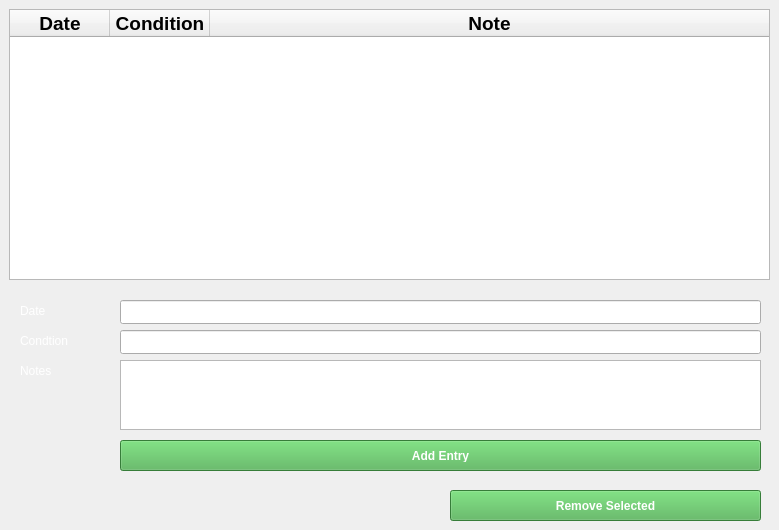
      <widget class="QWidget" name="tab_2">
       <attribute name="title">
        <string>Medical History</string>
       </attribute>
       <widget class="QTableWidget" name="tableWidgetHistory">
        <property name="geometry">
         <rect>
          <x>9</x>
          <y>9</y>
          <width>761</width>
          <height>271</height>
         </rect>
        </property>
        <property name="font">
         <font>
          <family>Segoe UI</family>
          <pointsize>10</pointsize>
          <bold>true</bold>
         </font>
        </property>
        <property name="autoFillBackground">
         <bool>false</bool>
        </property>
        <property name="styleSheet">
         <string notr="true">QTableWidget{
color:white;}</string>
        </property>
        <property name="editTriggers">
         <set>QAbstractItemView::EditTrigger::AnyKeyPressed|QAbstractItemView::EditTrigger::DoubleClicked|QAbstractItemView::EditTrigger::EditKeyPressed</set>
        </property>
        <property name="dragDropMode">
         <enum>QAbstractItemView::DragDropMode::NoDragDrop</enum>
        </property>
        <property name="selectionMode">
         <enum>QAbstractItemView::SelectionMode::SingleSelection</enum>
        </property>
        <property name="selectionBehavior">
         <enum>QAbstractItemView::SelectionBehavior::SelectRows</enum>
        </property>
        <property name="sortingEnabled">
         <bool>false</bool>
        </property>
        <property name="columnCount">
         <number>3</number>
        </property>
        <attribute name="horizontalHeaderCascadingSectionResizes">
         <bool>false</bool>
        </attribute>
        <attribute name="horizontalHeaderMinimumSectionSize">
         <number>30</number>
        </attribute>
        <attribute name="horizontalHeaderShowSortIndicator" stdset="0">
         <bool>false</bool>
        </attribute>
        <attribute name="horizontalHeaderStretchLastSection">
         <bool>true</bool>
        </attribute>
        <attribute name="verticalHeaderVisible">
         <bool>true</bool>
        </attribute>
        <attribute name="verticalHeaderCascadingSectionResizes">
         <bool>false</bool>
        </attribute>
        <attribute name="verticalHeaderShowSortIndicator" stdset="0">
         <bool>false</bool>
        </attribute>
        <attribute name="verticalHeaderStretchLastSection">
         <bool>false</bool>
        </attribute>
        <column>
         <property name="text">
          <string>Date</string>
         </property>
         <property name="font">
          <font>
           <family>Arial</family>
           <pointsize>14</pointsize>
           <bold>true</bold>
          </font>
         </property>
        </column>
        <column>
         <property name="text">
          <string>Condition</string>
         </property>
         <property name="font">
          <font>
           <family>Arial</family>
           <pointsize>14</pointsize>
           <bold>true</bold>
          </font>
         </property>
        </column>
        <column>
         <property name="text">
          <string>Note</string>
         </property>
         <property name="font">
          <font>
           <family>Arial</family>
           <pointsize>14</pointsize>
           <bold>true</bold>
           <strikeout>false</strikeout>
          </font>
         </property>
        </column>
       </widget>
       <widget class="QLabel" name="label_8">
        <property name="geometry">
         <rect>
          <x>20</x>
          <y>300</y>
          <width>61</width>
          <height>21</height>
         </rect>
        </property>
        <property name="styleSheet">
         <string notr="true">QLabel{
color:white;}</string>
        </property>
        <property name="text">
         <string>Date</string>
        </property>
       </widget>
       <widget class="QLabel" name="label_9">
        <property name="geometry">
         <rect>
          <x>20</x>
          <y>330</y>
          <width>61</width>
          <height>21</height>
         </rect>
        </property>
        <property name="styleSheet">
         <string notr="true">QLabel{
color:white;}</string>
        </property>
        <property name="text">
         <string>Condtion</string>
        </property>
       </widget>
       <widget class="QLabel" name="label_10">
        <property name="geometry">
         <rect>
          <x>20</x>
          <y>360</y>
          <width>61</width>
          <height>21</height>
         </rect>
        </property>
        <property name="styleSheet">
         <string notr="true">QLabel{
color:white;}</string>
        </property>
        <property name="text">
         <string>Notes</string>
        </property>
       </widget>
       <widget class="QLineEdit" name="lineEditHistoryDate">
        <property name="geometry">
         <rect>
          <x>120</x>
          <y>300</y>
          <width>641</width>
          <height>24</height>
         </rect>
        </property>
        <property name="styleSheet">
         <string notr="true">QLineEdit{
color:white;}</string>
        </property>
       </widget>
       <widget class="QLineEdit" name="lineEditHistoryCondition">
        <property name="geometry">
         <rect>
          <x>120</x>
          <y>330</y>
          <width>641</width>
          <height>24</height>
         </rect>
        </property>
        <property name="styleSheet">
         <string notr="true">QLineEdit{
color:white;}</string>
        </property>
       </widget>
       <widget class="QPushButton" name="pushButtonAddHistory">
        <property name="geometry">
         <rect>
          <x>120</x>
          <y>440</y>
          <width>641</width>
          <height>31</height>
         </rect>
        </property>
        <property name="styleSheet">
         <string notr="true">QPushButton{background-color: #4CAF50;
color: white;
bodder-radius: 8px;
padding: 8px 16px;
font-weight: bold;
}
QPushButton:hover{
background-color: #45A049;}
QPushButton:pressed{
background-color: #3E8E41;
}</string>
        </property>
        <property name="text">
         <string>Add Entry</string>
        </property>
       </widget>
       <widget class="QTextEdit" name="textEditHistoryNotes">
        <property name="geometry">
         <rect>
          <x>120</x>
          <y>360</y>
          <width>641</width>
          <height>70</height>
         </rect>
        </property>
        <property name="styleSheet">
         <string notr="true">QTextEdit{
color:white;}</string>
        </property>
        <property name="frameShadow">
         <enum>QFrame::Shadow::Plain</enum>
        </property>
       </widget>
       <widget class="QPushButton" name="pushButtonRemoveHistory">
        <property name="geometry">
         <rect>
          <x>450</x>
          <y>490</y>
          <width>311</width>
          <height>31</height>
         </rect>
        </property>
        <property name="styleSheet">
         <string notr="true">QPushButton{background-color: #4CAF50;
color: white;
bodder-radius: 8px;
padding: 8px 16px;
font-weight: bold;
}
QPushButton:hover{
background-color: #45A049;}
QPushButton:pressed{
background-color: #3E8E41;
}</string>
        </property>
        <property name="text">
         <string>Remove Selected</string>
        </property>
       </widget>
      </widget>
